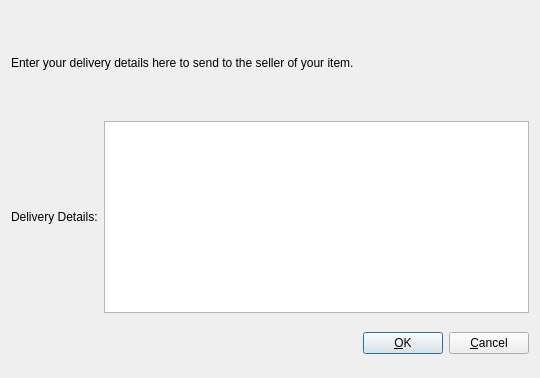
<?xml version="1.0" encoding="UTF-8"?>
<ui version="4.0">
 <class>DeliveryDetailsDialog</class>
 <widget class="QDialog" name="DeliveryDetailsDialog">
  <property name="geometry">
   <rect>
    <x>0</x>
    <y>0</y>
    <width>540</width>
    <height>378</height>
   </rect>
  </property>
  <property name="windowTitle">
   <string>Add/Edit Equlibilirium Node</string>
  </property>
  <property name="modal">
   <bool>true</bool>
  </property>
  <layout class="QVBoxLayout" name="verticalLayout">
   <item>
    <layout class="QVBoxLayout" name="verticalLayout_2">
     <property name="topMargin">
      <number>0</number>
     </property>
     <property name="bottomMargin">
      <number>0</number>
     </property>
     <item>
      <widget class="QLabel" name="label_3">
       <property name="sizePolicy">
        <sizepolicy hsizetype="Preferred" vsizetype="Expanding">
         <horstretch>0</horstretch>
         <verstretch>0</verstretch>
        </sizepolicy>
       </property>
       <property name="text">
        <string>&lt;html&gt;&lt;head/&gt;&lt;body&gt;&lt;p&gt;Enter your delivery details here to send to the seller of your item.  &lt;/p&gt;&lt;/body&gt;&lt;/html&gt;</string>
       </property>
       <property name="wordWrap">
        <bool>true</bool>
       </property>
      </widget>
     </item>
     <item>
      <layout class="QHBoxLayout" name="horizontalLayout">
       <property name="bottomMargin">
        <number>0</number>
       </property>
       <item>
        <widget class="QLabel" name="label">
         <property name="text">
          <string>Delivery Details:</string>
         </property>
        </widget>
       </item>
       <item>
        <widget class="QPlainTextEdit" name="plainTextEdit"/>
       </item>
      </layout>
     </item>
     <item>
      <layout class="QHBoxLayout" name="horizontalLayout_2">
       <property name="bottomMargin">
        <number>0</number>
       </property>
      </layout>
     </item>
     <item>
      <layout class="QHBoxLayout" name="horizontalLayout_3">
       <property name="bottomMargin">
        <number>0</number>
       </property>
      </layout>
     </item>
    </layout>
   </item>
   <item>
    <layout class="QHBoxLayout" name="horizontalLayout_Buttons">
     <item>
      <spacer name="horizontalSpacer_1">
       <property name="orientation">
        <enum>Qt::Horizontal</enum>
       </property>
       <property name="sizeHint" stdset="0">
        <size>
         <width>40</width>
         <height>48</height>
        </size>
       </property>
      </spacer>
     </item>
     <item>
      <widget class="QLabel" name="statusLabel">
       <property name="font">
        <font>
         <weight>75</weight>
         <bold>true</bold>
        </font>
       </property>
       <property name="text">
        <string/>
       </property>
       <property name="textFormat">
        <enum>Qt::PlainText</enum>
       </property>
       <property name="wordWrap">
        <bool>true</bool>
       </property>
      </widget>
     </item>
     <item>
      <spacer name="horizontalSpacer_2">
       <property name="orientation">
        <enum>Qt::Horizontal</enum>
       </property>
       <property name="sizeHint" stdset="0">
        <size>
         <width>40</width>
         <height>48</height>
        </size>
       </property>
      </spacer>
     </item>
     <item>
      <widget class="QPushButton" name="okButton">
       <property name="text">
        <string>&amp;OK</string>
       </property>
      </widget>
     </item>
     <item>
      <widget class="QPushButton" name="cancelButton">
       <property name="text">
        <string>&amp;Cancel</string>
       </property>
       <property name="autoDefault">
        <bool>false</bool>
       </property>
      </widget>
     </item>
    </layout>
   </item>
  </layout>
 </widget>
 <resources/>
 <connections/>
</ui>
